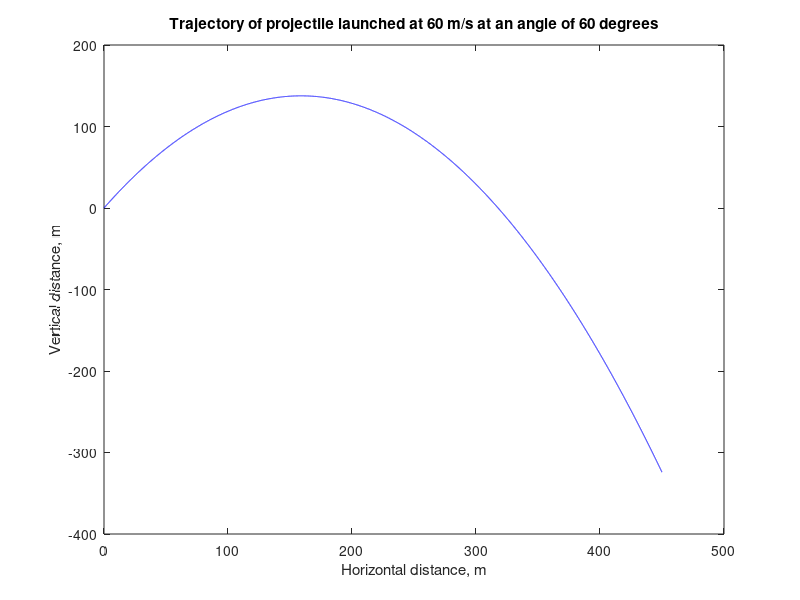

Here is the MATLAB script that generated this plot:
%Program to plot the trajectories of a projectile launched at a given
%initial velocity and launch angle

% Input data
g = 9.81;    % acceleration due to gravity
StartVel = 60;  % m/s
Angle = pi/3;      % 60 degrees


% Create vector of times with increment 0.001s
Time = 0:0.001:15; 

% Calculate horizontal displacement for each time increment
HorzDist = cos(Angle) * (Time .* StartVel);

% Calculate vertical displacement for each time increment
VertDist = sin(Angle) * (Time .* StartVel) - 0.5 * g * Time.^2;

%% Plot trajectory - horizontal against vertical distance
plot(HorzDist(1:end),VertDist(1:end), 'b');

% Add axis labels
xlabel('Horizontal distance, m');
ylabel('Vertical distance, m');

% Create string for title
strTitle = ['Trajectory of projectile launched at ' num2str(StartVel) ' m/s '...
            'at an angle of ' num2str(Angle*180/pi) ' degrees'];
title( strTitle );